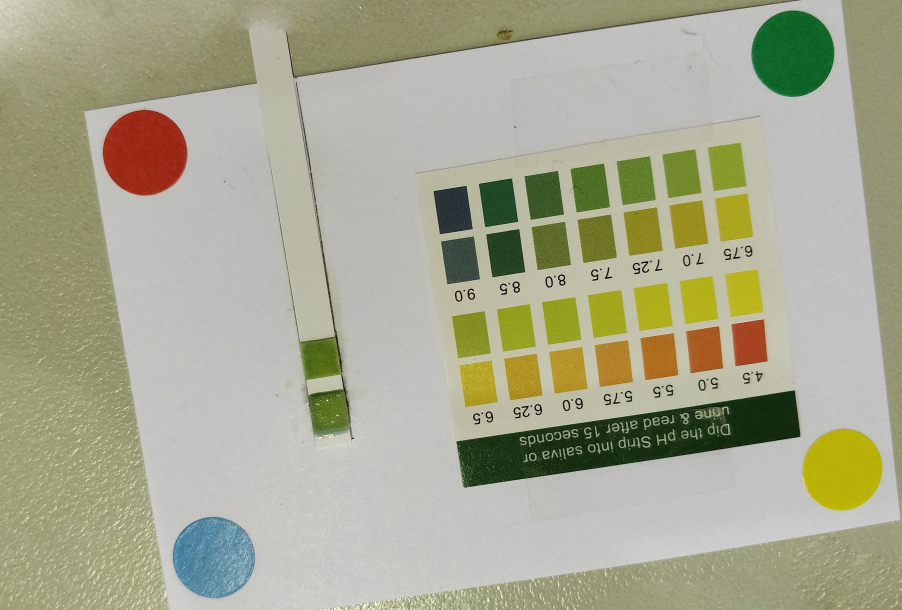
#> input picture rotated.jpg, 3605 x 2440 px (shown at 1/4 size)
$ jupyter execute Decode.ipynb
#> lines starting #> are read from the running program, lines starting #| are printed output that depends on the picture; after the words box and inside, x2 and y2 are one past the last pixel; in counts of white or black regions, pixels touching at a corner belong together
[cell 1]
import numpy as np
import imutils
from matplotlib import pyplot as plt
import cv2
import itertools
import pandas as pd

[cell 2]
image = imutils.resize(cv2.imread('rotated.jpg'), width=1024)
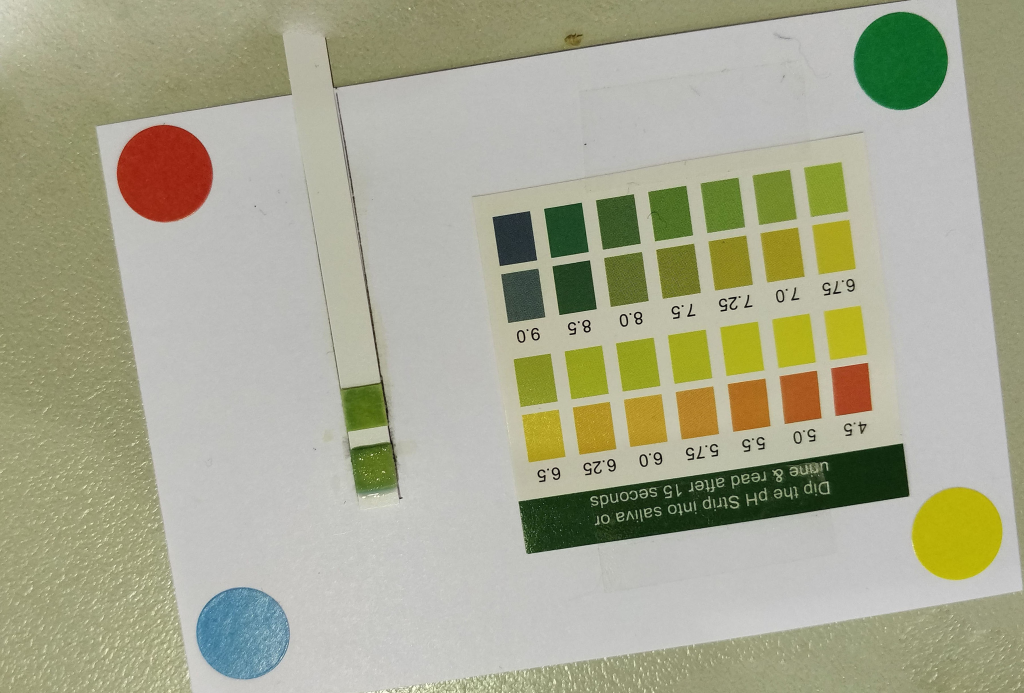
#> image: shape (693, 1024, 3); mean B, G, R 145.1, 168.7, 168.1
plt.figure(figsize=(18,10))
plt.imshow(cv2.cvtColor(image, cv2.COLOR_BGR2RGB))
plt.show()

[cell 3]
def find_circles(image):
    gray_image = cv2.cvtColor(image, cv2.COLOR_BGR2GRAY)
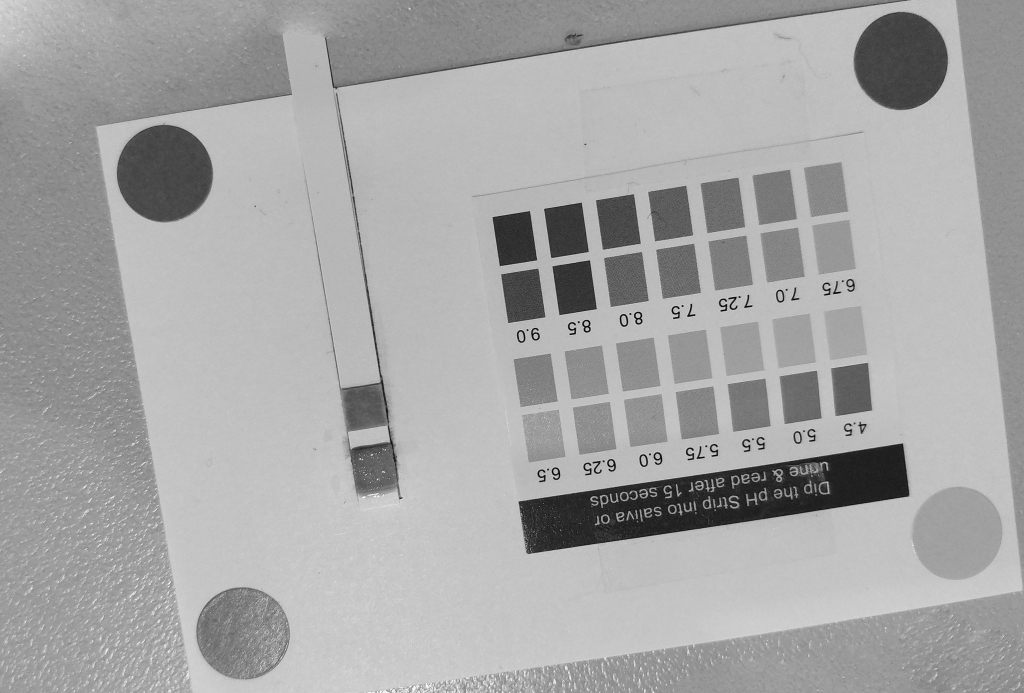
#> gray_image: shape (693, 1024); min 4, max 250, mean 165.9

    param1 = 1
    param2 = 100
    circles = None
    for i in range(10000):
        par1 = param1 + (i / 100)
        par2 = param2 - (i % 100)
        circles = cv2.HoughCircles(gray_image,cv2.HOUGH_GRADIENT,1,200,
                                param1=par1,param2=par2,minRadius=25,maxRadius=50)
        # print(circles.shape if circles is not None else "None")
        if (circles is not None) and circles.shape[1] == 4:
            break
#> this loop made 44 passes
#> circles on passes 28 to 34: [[164.5, 174.5, 47.2]], [[164.5, 174.5, 47.2]], [[164.5, 174.5, 47.2]], [[164.5, 174.5, 47.2]], [[164.5, 174.5, 47.2], [901.5, 58.5, 29.4]], [[164.5, 174.5, 47.2], [901.5, 58.5, 29.4]], [[164.5, 174.5, 47.2], [899.5, 59.5, 33.8]]
    if not ((circles is not None) and circles.shape[1] == 4):
        print("Failed")

    circles = np.uint16(np.around(circles))
#> circles = [[900, 64, 46], [952, 530, 49], [240, 632, 44], [164, 174, 47]]
    return circles

[cell 4]
# Show circles

circles = find_circles(image)
circled = image.copy()
for i in circles[0,:]:
    # draw the outer circle
    cv2.circle(circled,(i[0],i[1]),i[2],(0,255,0),2)
    # draw the center of the circle
    cv2.circle(circled,(i[0],i[1]),1,(0,0,255),2)
#> this loop made 4 passes
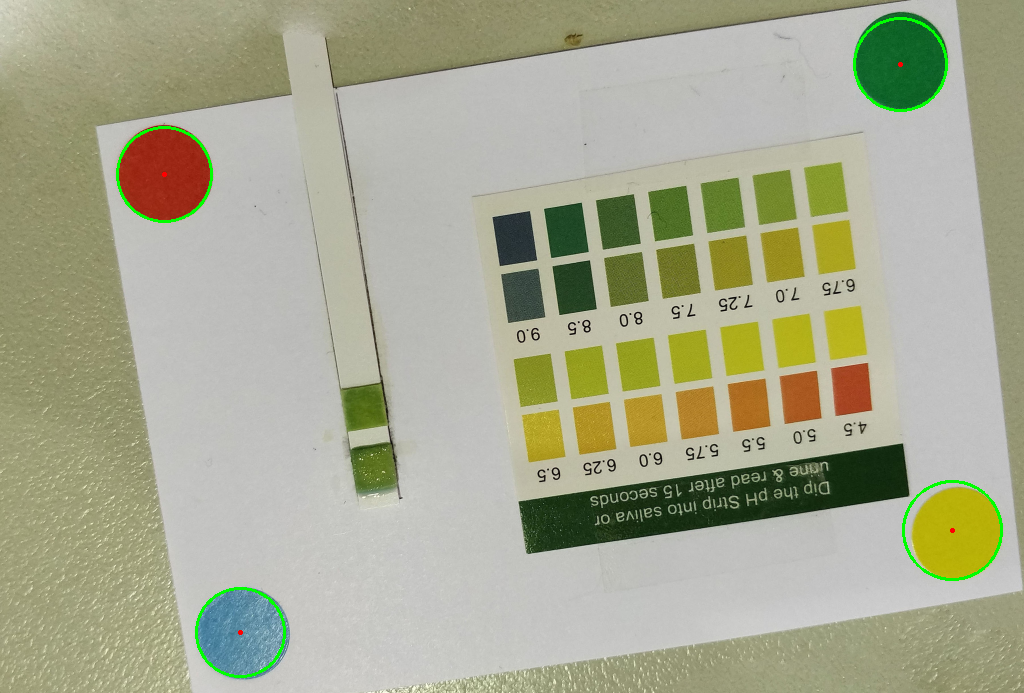
#> circled: shape (693, 1024, 3); 0.5% of pixels changed, all inside (x1, y1, x2, y2) = (116, 17, 1003, 678)

plt.figure(figsize=(18,10))
plt.imshow(cv2.cvtColor(circled, cv2.COLOR_BGR2RGB))
plt.show()

[cell 5]
array2 = [[list(reversed(image[i[1], i[0]])) for i in circles[0,:]]]
#> array2 = [[[15, 99, 39], [183, 175, 6], [92, 144, 166], [155, 38, 20]]]
array_match = np.array(array2)
#> array_match = [[15, 99, 39], [183, 175, 6], [92, 144, 166], [155, 38, 20]]
plt.imshow(array_match)
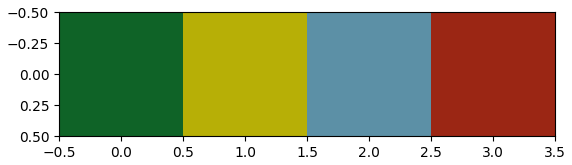
#> figure drawn by matplotlib, 1 panel

[cell 6]
def get_template():
    yellow = [255,255,0]
    blue = [65,105,225]
    green = [50,205,50]
    red = [255,0,0]
    return np.array([[yellow, blue, red, green]])

[cell 7]
plt.imshow(get_template())
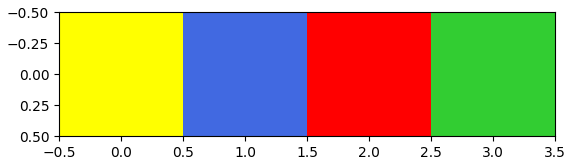
#> figure drawn by matplotlib, 1 panel

[cell 8]
def color_dist(col_temp, col_match):
    return np.sum(np.abs(col_temp - col_match))

def find_perm(array_match):
    array_template = get_template()
    perm_list = list(itertools.permutations([0,1,2,3]))
    distances_list = []
    for perm in perm_list:
        total_dist = 0
        for i in range(4):
            total_dist += color_dist(array_match[0][perm[i]], array_template[0][i])
        distances_list.append(total_dist)
#> after the loop, distances_list = [1617, 1219, 1115, 925, 1269, 1477, 1175, 777, 963, 593, 1117, 1145, 1237, 1047, 1527, 1157, 1387, 1207, 1051, 1259, 1341, 1369, 1047, 867]
    min_index = np.argmin(np.array(distances_list))
#> min_index = 9
    perm = perm_list[min_index]
#> perm = (1, 2, 3, 0)
    return perm

[cell 9]
perm = find_perm(array_match)
#> perm = (1, 2, 3, 0)
plt.imshow([[array_match[0][perm[i]] for i in range(4)]])
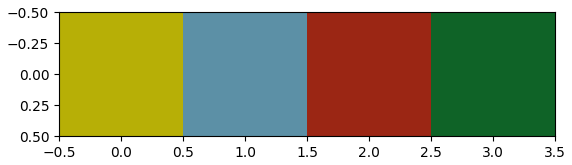
#> figure drawn by matplotlib, 1 panel

[cell 10]
def get_pos(coord):
    return (coord[0], coord[1])


def create_map(circles, perm):
    coords = [get_pos(circles[0,:][perm[i]]) for i in range(4)]
    return np.array(coords)


def crop_image(image, circles):
    array2 = [[list(reversed(image[i[1], i[0]])) for i in circles[0,:]]]
    array_match = np.array(array2)
    perm = find_perm(array_match)
#> perm = (1, 2, 3, 0)


    coords = create_map(circles, perm)
#> in create_map, `coords = [get_pos(circles[0,:][perm[i]]) for i in range(4)]`: coords = [(952, 530), (240, 632), (164, 174), (900, 64)]
#> coords = [[952, 530], [240, 632], [164, 174], [900, 64]]

    positions = np.array([(0, 0), (1000, 0), (1000, 600), (0, 600)])
    h, status = cv2.findHomography(coords, positions)
#> h = [[-1.32, 0.147, 1178.7], [-0.181, -1.26, 842.3], [2.28e-06, -7.21e-05, 1]]; status = [1, 1, 1, 1]

    cropped = cv2.warpPerspective(image, h, (1000, 600))
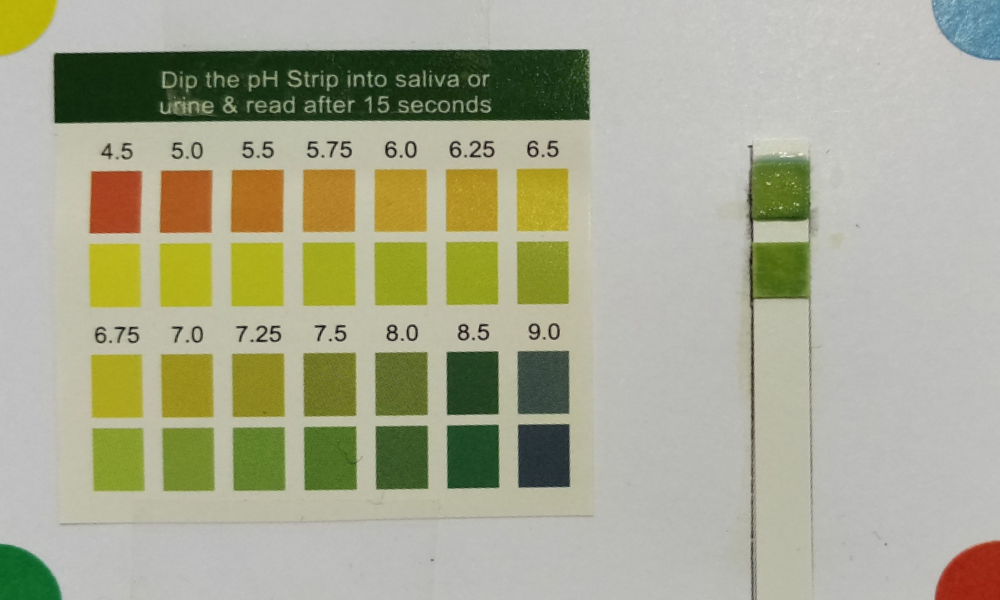
#> cropped: shape (600, 1000, 3); mean B, G, R 145.3, 169.2, 168.3
    return cropped

[cell 11]
cropped = crop_image(image, circles)

plt.figure(figsize=(18,10))
plt.imshow(cv2.cvtColor(cropped, cv2.COLOR_BGR2RGB))

[cell 12]
def get_colors(img, X_pos, Y_pos):
    colors = []
    for i, y in enumerate(Y_pos):
        colors.append([])
        for x in X_pos:
            # take mean for +- 2 pixels
            mean_col = list(reversed(np.uint8(np.round(np.mean(img[y-2:y+2, x-2:x+2], axis=(0,1))))))
            colors[i].append(mean_col)
#> after the loop, colors = 4 items
    return colors

[cell 13]
scale = get_colors(cropped, range(100, 600, 75), [200, 270, 380, 460])
#> scale = 4 items
plt.imshow(scale)
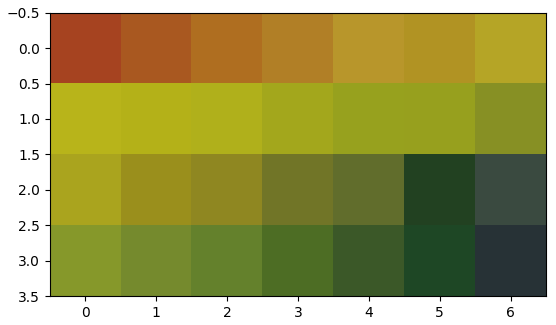
#> figure drawn by matplotlib, 1 panel

[cell 14]
measurement = get_colors(cropped, [800], [200, 270])
#> measurement = [[[81, 106, 32]], [[74, 101, 22]]]
plt.imshow(measurement)
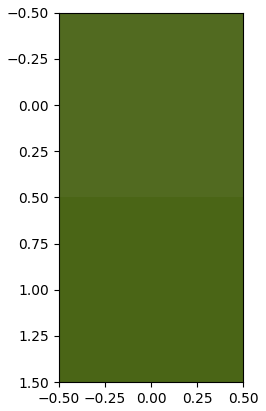
#> figure drawn by matplotlib, 1 panel

[cell 15]
def find_PH(scale, measurement):
    np_scale = np.array(scale)
    scale_1 = np.append(np_scale[0], np_scale[2]).reshape(1,14,3)
#> scale_1 = 14 rows, first 8: [166, 67, 32], [169, 88, 32], [175, 110, 32], [177, 127, 38], [184, 150, 43], [177, 147, 35], [181, 165, 38], [170, 164, 30]
    scale_2 = np.append(np_scale[1], np_scale[3]).reshape(1,14,3)
#> scale_2 = 14 rows, first 8: [184, 180, 26], [180, 177, 24], [176, 176, 27], [163, 167, 28], [151, 161, 30], [151, 160, 30], [135, 144, 36], [134, 152, 42]
    np_measurement = np.array(measurement)
#> np_measurement = [[81, 106, 32], [74, 101, 22]]
    measurement_1 = np.array(np_measurement[0][0])
#> measurement_1 = [81, 106, 32]
    measurement_2 = np.array(np_measurement[1][0])
#> measurement_2 = [74, 101, 22]
    scale_1_dist = np.abs(scale_1 - measurement_1)
#> scale_1_dist = 14 rows, first 8: [85, 217, 0], [88, 238, 0], [94, 4, 0], [96, 21, 6], [103, 44, 11], [96, 41, 3], [100, 59, 6], [89, 58, 254]
    scale_2_dist = np.abs(scale_2 - measurement_2)
#> scale_2_dist = 14 rows, first 8: [110, 79, 4], [106, 76, 2], [102, 75, 5], [89, 66, 6], [77, 60, 8], [77, 59, 8], [61, 43, 14], [60, 51, 20]
    s1_dist_sum = [np.sum(x) for x in scale_1_dist[0]]
#> s1_dist_sum = [302, 326, 98, 123, 158, 140, 165, 401, 362, 92, 50, 31, 425, 489]
    s2_dist_sum = [np.sum(x) for x in scale_2_dist[0]]
#> s2_dist_sum = [193, 184, 182, 161, 145, 144, 118, 131, 103, 76, 25, 502, 453, 458]
    df = pd.DataFrame()
    df['Measurement_1'] = s1_dist_sum
    df['Measurement_2'] = s2_dist_sum
    df['Measurement_sum'] = df['Measurement_1'] + df['Measurement_2']
    df['pH'] = [4.5, 5.0, 5.5, 5.75, 6.0, 6.25, 6.5, 6.75, 7.0, 7.25, 7.5, 8.0, 8.5, 9.0]
    value = df.loc[df['Measurement_sum'] == df['Measurement_sum'].min(), 'pH'].iloc[0]
    return value

[cell 16]
print(find_PH(scale, measurement))
#| 7.5
